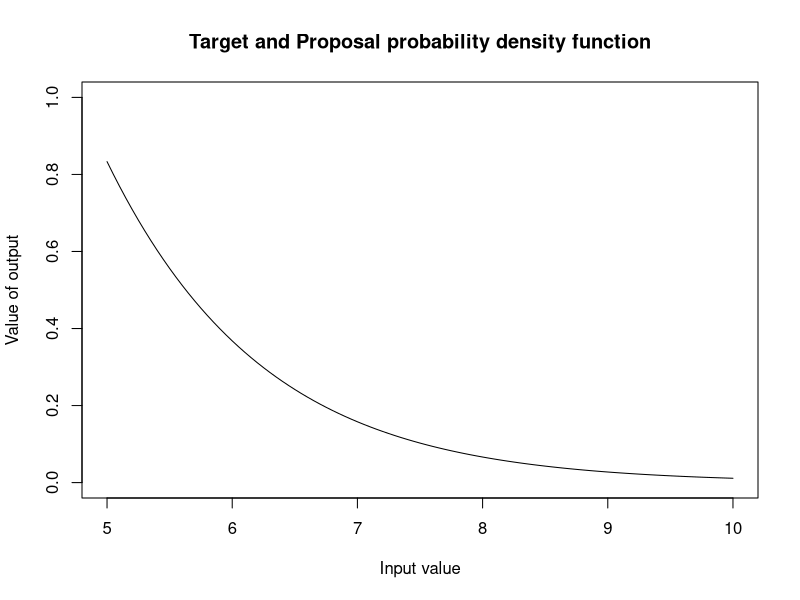
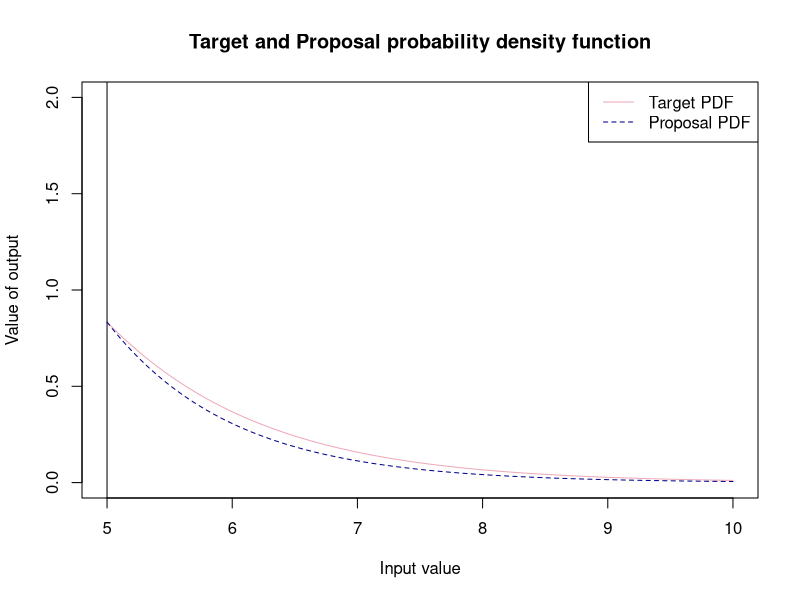
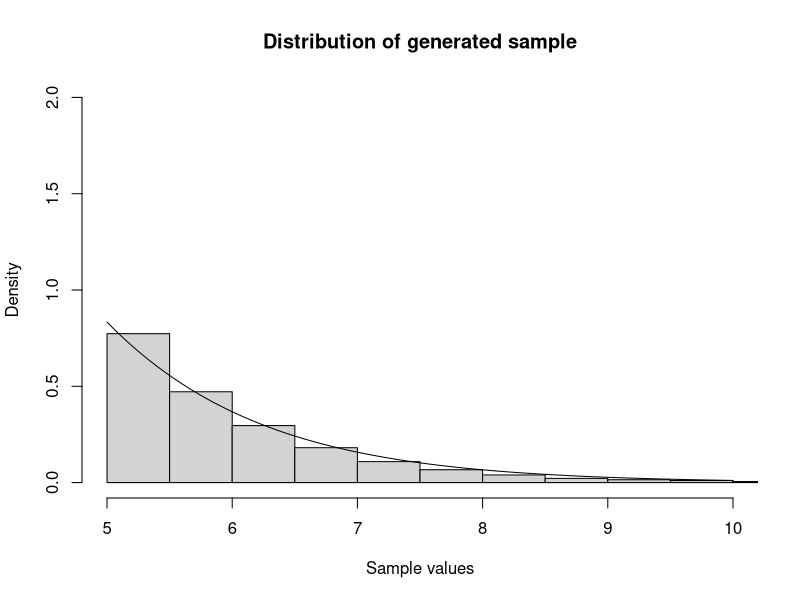
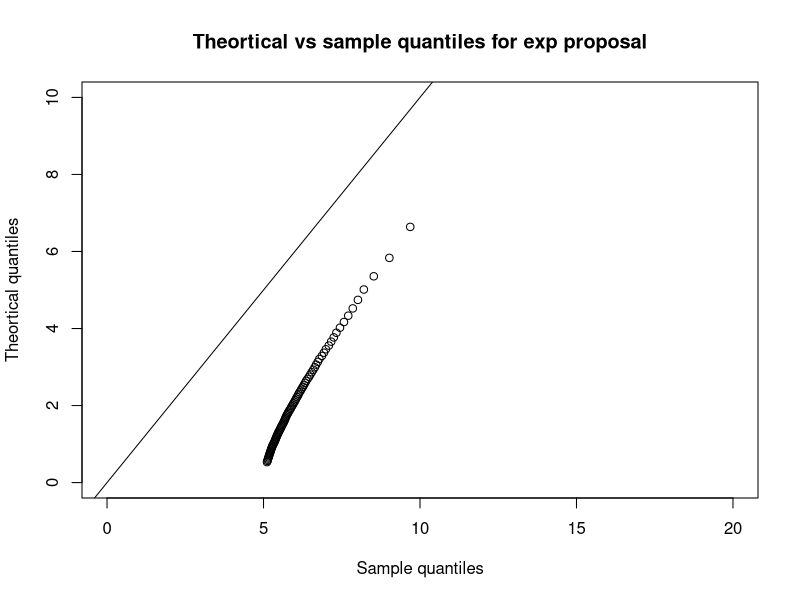

Write R code to recreate these figures, in order. (Note: this script raises an error after producing the figures.)
#-----------------------------------#
#-REJECTION SAMPLING - Gamma(2,1) --#----
#-----------------------------------#
#Defining our target pdf (density function to sample from) --------------------------
target_pdf<-function(x){
  ifelse(x >= 5, (x*exp(-x))/(6*exp(-5)), 0) # to incorporate bounds
}

target_pdf_graphical<-function(x){
   (x*exp(-x))/(6*exp(-5))  # plotting the whole function  
}

#--------------------------------#
#--EXPONENTIAL PROPOSAL----------#----
#-------------------------------#
#Defining proposal pdf number generator(density that we easily sample from to use to accept or reject)--
exp_generator<- function(x){
  y <- rexp(1)     # generate a sample from exponential where lambda = 1
  ifelse(y>=5,y,0) # accept and return value of greater than or equal to 5
}

exp_graphical<- function(x){
  exp(-x) # plotting exponential proposal
}

# Graphing our target  and proposal probability density functions 
M <- ((5*exp(-5))/(6*exp(-5)))/(exp(-5)) # max point of both is x = 5

# PDF within bounds we consider x within (5,10)
curve(target_pdf(x), from = 5, to = 10, 
      xlab = "Input value",
      ylab = "Value of output",
      main = "Target and Proposal probability density function", col = "black", ylim = c(0,1))

# PDF compared to exp across greater range x within (0,10)
curve(target_pdf_graphical(x), from = 5, to = 10, 
      xlab = "Input value",
      ylab = "Value of output",
      main = "Target and Proposal probability density function", col = "pink2", ylim = c(0,2))
abline(v = 5)

curve( M * exp_graphical(x), from = 5, to = 10,
      xlab = "Input value",
      ylab = "Output value",
      main = "Proposal probability density funtion", add= T ,col = "blue4", lty = 2)
legend("topright", legend = c("Target PDF", "Proposal PDF"), 
       col = c("pink2", "blue4"), lty = c(1, 2))

#Rejection Sampling function -----------------------------------------------------
set.seed(123)
exp_acc_rej<-function(){
  
  set.seed(123)
  n<-5000
  sample_y<-numeric(n)
  number <- 0
  count<-0
  total_sample <-numeric(0)
  
  while(count<n) {
   
    #generated sample from proposal 
    y <- exp_generator()
    #uniform comparison
    u<- runif(1,0,1)
    #number of total generated samples
    number <- number + 1
    total_sample[number] <- y
    acceptance_rate <- round((length(sample_y)/ length(total_sample))*100 , digits = 3)
    
    #accept or reject criteria
    
    if( u <= target_pdf(y)/ (M * exp_graphical(y))){
    count<- count +1
    sample_y[count]<-y
    }
  }
  number_of_samples <- length(total_sample)
  text <- "Acceptance rate:"
  percent <- "%"
  output<-paste(text,acceptance_rate,percent) #combining types to have preferred output 
  list( acceptance_rate = output, samples = sample_y, no_of_samples = number_of_samples ) #list of output from this function
}


list<- exp_acc_rej()   #creating a list of the acceptance rate and valid samples 
samples_gamma <- list$samples #creating a vector of the samples 
ac_rate <- list$acceptance_rate #acceptance rate 
no_samples <-list$no_of_samples  #number of total samples 
# Graphical display of distribution of sample and pdf ------------- -----------
# Using Histogram -------------------------------------------------------------
hist(samples_gamma, freq = FALSE,
     main = "Distribution of generated sample",
     xlab = "Sample values", ylim = c(0,2), xlim =c(5,10))
curve(target_pdf(x), add = TRUE)

# QQplot ----------------------------------------------------------------------
# We will now use a QQplot 
# Quantiles of the sample data 
sample_quantiles <- quantile(samples_gamma, probs = seq(0.1,1,0.01))
theoretical_quantiles <- qgamma(p = seq(0.1,1,0.01), shape =2 , rate =1)

plot(sample_quantiles, theoretical_quantiles, xlim = c(0,20), ylim = c(0,10),
     main = "Theortical vs sample quantiles for exp proposal",
     ylab = "Theortical quantiles",
     xlab = "Sample quantiles")

abline(a= 0, b = 1)

# Conclusion
# We can see that using en exponential(1) is very inefficient as most values are that we generate are 
# Exp(1) is very inefficient - generates many values to get sample size = 5000 
# Mean of exp = 1, mean of gamma = 2 so our QQ-plot shows mean of exp < mean of gamma 
# We can look into being more efficient 

#--------------------------------#
#--CAUCHY PROPOSAL--------------#----
#-------------------------------#
cauchy_generator<- function(x){
  y <- rcauchy(1, 5)
  ifelse(y>=5,y,0)
}

cauchy_graphical<- function(x){
  (1/pi)*(1/(1+(x-5)^2))
}

curve(cauchy_proposal_graph(x), from = 0, to =10)
rcauchy()
#Scaling factor with Cauchy proposal ------------------------------------------
M_cauchy <- ((5*exp(-5))/(6*exp(-5)))/((1/pi)*(1/(1+5^2)))

curve(target_pdf_graphical(x), from = 0, to = 10, 
      xlab = "Input value",
      ylab = "Value of output",
      main = "Target and Proposal probability density function", col = "pink2", ylim = c(0,25))
abline(v = 5)
curve( M_cauchy * cauchy_graphical(x), from = 0, to = 10,
       xlab = "Input value",
       ylab = "Output value",
       main = "Proposal probability density funtion", add= T ,col = "blue4", lty = 2)
legend("topright", legend = c("Target PDF", "Proposal PDF"), 
       col = c("pink2", "blue4"), lty = c(1, 2))

# Rejection sampling function ----------------------------------------------
set.seed(123)
rgamma_2_1_cauchy <- function(n){
  rgamma_samples <- numeric(n) # list to store accepted samples 
  total_samples <- numeric(0)  # store total sample size 
  count <- 1                  #iterate our  while loop
  pos <- 1
  # while loop that runs until we have 5000 accepted samples 
  while (count < n) {
    # random value from a uniform distribution for comparison
    u <- runif(1, 0, 1)
    # value from cauchy distribution 
    x <- cauchy_generator()
    # iterating along the list 
    pos  <- pos + 1
    total_samples[pos] <- x
    
    #number of total generated samples
    pos <- pos + 1
    total_samples[pos] <- x
    acceptance_rate <- round((length(rgamma_samples)/ length(total_samples))*100 , digits = 3)
    
    # now we can use the comparison operator to accept samples if the condition is met
    if ( u <= target_pdf(x)/(M_cauchy * cauchy_graphical(x))){
      count <- count + 1
      rgamma_samples[count] <- x
    }
    
  }
  number_of_samples <- length(total_samples)
  text <- "Acceptance rate:"
  percent <- "%"
  output<-paste(text,acceptance_rate,percent) #combining types to have preferred output 
  list( acceptance_rate = output, samples = rgamma_samples, no_of_samples = number_of_samples ) #list
}

list_cauchy <- rgamma_2_1_cauchy(5000)
gamma_samples_cauchy <- list_cauchy$samples
acc_rate_cauchy <- list_cauchy$acceptance_rate
no_samples_cauchy <- list_cauchy$no_of_samples

hist(gamma_samples_cauchy, freq = F)
curve(target_pdf(x), add = TRUE)

sample_quantiles_cauchy <- quantile(gamma_samples_cauchy, probs = seq(0.1,1,0.01))
theoretical_quantiles_cauchy <- qcauchy(p = seq(0.1,1,0.01),1,1)

plot(sample_quantiles_cauchy, theoretical_quantiles_cauchy)
abline(a= 0, b = 1)

increase_efficiency <- ((no_samples-no_samples_cauchy)/no_samples)*100

# Conclusion
# Although we have. slight improvement in efficiency, the Cauchy is still very wasteful when centered on 5
# That means we always have half of the samples being unuseable fro 5 to - infinity

#--------------------------------#
#--SHIFTED EXPONENTIAL PROPOSAL--#----
#-------------------------------#
# Now let's try a shifted exponential 
# This will be our best bet since a shifted exponential distribution has the same support as Gamma 

# Shifted exp will be centered on 5 
shift_exp_generator<- function(x){
   5 + rexp(1,0.8)     # generate a sample from exponential where lambda = 1 
}

shift_exp_graphical<- function(x){
  0.8*exp(-0.8*(x-5)) # plotting exponential proposal
}

# we still have the max value of both graphs at x = 5
function_exp <- function(x) (((x*exp(-x))/(6*exp(-5)))/(0.8*exp(-0.8*(x-5))))
shift_M <- optimize(function_exp, interval = c(5,10), maximum = T)
scaling_factor <- shift_M$objective

# PDF compared to shifted exp across greater range x within (0,10)
curve(target_pdf_graphical(x), from = 5, to = 10, 
      xlab = "Input value",
      ylab = "Value of output",
      main = "Target and Proposal probability density function", col = "pink2", ylim = c(0,2))
abline(v = 5)

curve( scaling_factor * shift_exp_graphical(x), from = 5, to = 10,
       xlab = "Input value",
       ylab = "Output value",
       main = "Proposal probability density funtion", add= T ,col = "blue4", lty = 2)
legend("topright", legend = c("Target PDF", "Proposal PDF"), 
       col = c("pink2", "blue4"), lty = c(1, 2))

#Rejection Sampling function -----------------------------------------------------
set.seed(123)
shift_exp_acc_rej<-function(){
  
  set.seed(123)
  n<-5000
  sample_y<-numeric(n)
  number <- 0
  count<-0
  total_sample <-numeric(0)
  
  while(count<n) {
    
    #generated sample from proposal 
    y <- shift_exp_generator()
    #uniform comparison
    u<- runif(1,0,1)
    #number of total generated samples
    number <- number + 1
    total_sample[number] <- y
    acceptance_rate <- round((length(sample_y)/ length(total_sample))*100 , digits = 3)
    
    #accept or reject criteria
    
    if( u <= target_pdf(y)/ (scaling_factor*(shift_exp_graphical(y)))){
      count<- count +1
      sample_y[count]<-y
    }
  }
  number_of_samples <- length(total_sample)
  text <- "Acceptance rate:"
  percent <- "%"
  output<-paste(text,acceptance_rate,percent) #combining types to have preferred output 
  list( acceptance_rate = output, samples = sample_y, no_of_samples = number_of_samples ) #list of output from this function
}


shift_list<- shift_exp_acc_rej()   #creating a list of the acceptance rate and valid samples 
shift_samples_gamma <- shift_list$samples #creating a vector of the samples 
shift_ac_rate <- shift_list$acceptance_rate #acceptance rate 
shift_no_samples <-shift_list$no_of_samples  #number of total samples 
# Graphical display of distribution of sample and pdf ------------- -----------
# Using Histogram -------------------------------------------------------------
hist(shift_samples_gamma, freq = FALSE,
     main = "Distribution of generated sample",
     xlab = "Sample values", ylim = c(0,2), xlim =c(5,10),
     breaks = 20)
curve(target_pdf(x), add = TRUE)

# QQplot ----------------------------------------------------------------------
# We will now use a QQplot 
# Quantiles of the sample data 
shift_sample_quantiles <- quantile(shift_samples_gamma, probs = seq(0.01,1,0.01))
shift_theoretical_quantiles <- qgamma(p = seq(0.01,1,0.01), shape =2 , rate =1)

plot(shift_sample_quantiles, shift_theoretical_quantiles, xlim = c(0,20), ylim = c(0,10),
     main = "Theortical vs sample quantiles for exp proposal",
     ylab = "Theortical quantiles",
     xlab = "Sample quantiles")

abline(a= 0, b = 1)
